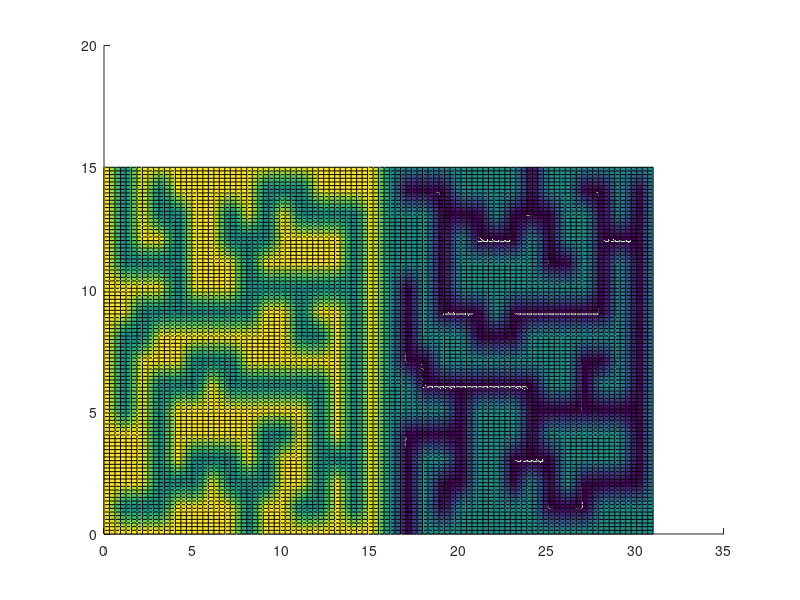

MATLAB code to generate this figure:
function spline2D_comp()
spline2Duniform()
%spline2Dmatrix()
return

function t=check_sanity(knot_vector,p)

  initial = knot_vector(1)
  kvsize = size(knot_vector,2)

  t = true
  counter = 1

  for i=1:p+1
    if (initial ~= knot_vector(i))
      t = false
      return
    end
  end


  for i=p+2:kvsize-p-1
    if (initial == knot_vector(i))
      counter = counter + 1
      if (counter > p)
        t = false  
        return
      end
    else
      initial = knot_vector(i)
      counter = 1
    end
  end

  initial = knot_vector(kvsize)

  for i=kvsize-p:kvsize
    if (initial ~= knot_vector(i))
      t = false
      return
    end
  end
  
  for i=1:kvsize-1
    if (knot_vector(i)>knot_vector(i+1))
      t = false
    end
  end

  return

end


function spline2Dmatrix()
knot_vectorx=[0 1 2]

knot_vectory=[0 1 2]

precision = 0.1

%macros
compute_nr_basis_functions = @(knot_vector,p) size(knot_vector, 2) - p - 1
mesh   = @(a,c) [a:precision*(c-a):c]

%splines in x
px = compute_p(knot_vectorx)
tx = check_sanity(knot_vectorx,px)
nrx = compute_nr_basis_functions(knot_vectorx,px)

x_begin = knot_vectorx(1)
x_end = knot_vectorx(size(knot_vectorx,2))

x=mesh(x_begin,x_end);

%splines in y
py = compute_p(knot_vectory)
ty = check_sanity(knot_vectory,py)
nry = compute_nr_basis_functions(knot_vectory,py)

y_begin = knot_vectory(1)
y_end = knot_vectory(size(knot_vectory,2))

y=mesh(y_begin,y_end);

%X and Y coordinates of points over the 2D mesh
[X,Y]=meshgrid(x,y);

M(1:nrx*nry,1:nrx*nry)=0.0;
hold on
for i=1:nrx
  %compute values of 
  vx=compute_spline(knot_vectorx,px,i,X);
  for j=1:nry
    vy=compute_spline(knot_vectory,py,j,Y);
    spline1=vx.*vy;
    for k=1:nrx
      %compute values of 
      vx2=compute_spline(knot_vectorx,px,k,X);
      for l=1:nry
        vy2=compute_spline(knot_vectory,py,l,Y);
        spline2=vx2.*vy2;
        crossection = spline1.*spline2;
        M(i+(j-1)*nry,k+(l-1)*nry)=M(i+(j-1)*nry,k+(l-1)*nry)+norm(crossection);
      end
    end
  end
end
crossection
hold off

end

function spline2Duniform()
% knot_vectorx = [0 0 1 2 3 4 5 6 7 8 9 10 11 12 13 14 15 15;]
% knot_vectory = [0 0 1 2 3 4 5 6 7 8 9 10 11 12 13 14 15 15;]
% coeffs = [
%     1 1 1 1 1 1 1 1 1 1 1 1 1 1 1 1;
%     1 0 1 1 1 0 0 0 0 1 1 0 0 0 0 0;
%     1 0 1 1 1 1 1 1 0 0 1 0 1 1 1 1;
%     1 0 0 0 0 0 0 1 1 0 1 0 1 0 0 1;
%     1 1 0 1 1 1 0 1 1 0 0 0 0 0 1 1;
%     1 1 0 0 1 1 0 0 1 0 1 1 1 1 1 1;
%     1 1 1 0 1 1 1 0 1 0 1 1 1 1 1 1;
%     1 1 0 0 1 1 0 0 1 0 1 1 0 0 1 1;
%     0 0 0 1 1 1 0 1 1 0 0 0 0 1 1 1;
%     1 1 0 0 0 1 0 1 1 1 0 1 0 0 0 1;
%     1 1 1 1 0 1 0 1 1 1 0 1 1 1 0 1;
%     1 0 1 1 1 1 0 1 0 0 0 1 1 0 0 1;
%     1 0 0 0 0 0 0 1 0 1 0 1 1 0 1 1;
%     1 1 1 0 1 1 1 1 1 1 0 1 1 0 1 1;
%     1 0 0 0 0 0 0 0 0 0 0 0 0 0 1 1;
%     1 1 1 1 1 1 1 1 1 1 1 1 1 1 1 1;
% ]

knot_vectorx = [0 0 1 2 3 4 5 6 7 8 9 10 11 12 13 14 15 ...
                16 17 18 19 20 21 22 23 24 25 26 27 28 29 30 31 31;]
knot_vectory = [0 0 1 2 3 4 5 6 7 8 9 10 11 12 13 14 15 15;]
coeffs = [
     1  1  1  1  1  1  1  1  1  1  1  1  1  1  1  1;
     1  0  1  1  1  0  0  0  0  1  1  0  0  0  0  0;
     1  0  1  1  1  1  1  1  0  0  1  0  1  1  1  1;
     1  0  0  0  0  0  0  1  1  0  1  0  1  0  0  1;
     1  1  0  1  1  1  0  1  1  0  0  0  0  0  1  1;
     1  1  0  0  1  1  0  0  1  0  1  1  1  1  1  1;
     1  1  1  0  1  1  1  0  1  0  1  1  1  1  1  1;
     1  1  0  0  1  1  0  0  1  0  1  1  0  0  1  1;
     0  0  0  1  1  1  0  1  1  0  0  0  0  1  1  1;
     1  1  0  0  0  1  0  1  1  1  0  1  0  0  0  1;
     1  1  1  1  0  1  0  1  1  1  0  1  1  1  0  1;
     1  0  1  1  1  1  0  1  0  0  0  1  1  0  0  1;
     1  0  0  0  0  0  0  1  0  1  0  1  1  0  1  1;
     1  1  1  0  1  1  1  1  1  1  0  1  1  0  1  1;
     1  0  0  0  0  0  0  0  0  0  0  0  0  0  1  1;
     1  1  1  1  1  1  1  1  1  1  1  1  1  1  1  1;
]
coeffs = [coeffs;flip((coeffs - 1), 2)]

precision = 0.01

%macros
compute_nr_basis_functions = @(knot_vector,p) size(knot_vector, 2) - p - 1
mesh   = @(a,c) [a:precision*(c-a):c]

%splines in x
px = compute_p(knot_vectorx)
tx = check_sanity(knot_vectorx,px)
nrx = compute_nr_basis_functions(knot_vectorx,px)

x_begin = knot_vectorx(1)
x_end = knot_vectorx(size(knot_vectorx,2))

x=mesh(x_begin,x_end);

%splines in y
py = compute_p(knot_vectory)
ty = check_sanity(knot_vectory,py)
nry = compute_nr_basis_functions(knot_vectory,py)

y_begin = knot_vectory(1)
y_end = knot_vectory(size(knot_vectory,2))

y=mesh(y_begin,y_end);

%X and Y coordinates of points over the 2D mesh
[X,Y]=meshgrid(x,y);
Z = zeros(size(X));

hold on
for i=1:nrx
  %compute values of 
  vx=compute_spline(knot_vectorx,px,i,X);
  for j=1:nry
    vy=compute_spline(knot_vectory,py,j,Y);
    Z = Z + coeffs(i,j) * vx .* vy;
  end
end
surf(X,Y,Z);
hold off

end

function spline()

knot_vector=[0 0 0  1 1 2 2 2 ]

precision = 0.0001


compute_nr_basis_functions = @(knot_vector,p) size(knot_vector, 2) - p - 1
mesh   = @(a,c) [a:precision*(c-a):c]


p = compute_p(knot_vector)
t = check_sanity(knot_vector,p)
nr = compute_nr_basis_functions(knot_vector,p)

x_begin = knot_vector(1)
x_end = knot_vector(size(knot_vector,2))


x=mesh(x_begin,x_end);


y=compute_spline(knot_vector,p,1,x);
plot(x,y)

hold on

for i=2:nr
  y=compute_spline(knot_vector,p,i,x);
  plot(x,y)
end

hold off


end


function p=compute_p(knot_vector)

  initial = knot_vector(1)
  kvsize = size(knot_vector,2)
  i=1

  while (i+1 < kvsize) && (initial == knot_vector(i+1))
    i=i+1
  end
  
  p = i-1
  
  return
end



function y=compute_spline(knot_vector,p,nr,x)
  
  fC= @(x,a,b) (x)/(b-a)-a/(b-a);
  fD= @(x,c,d) (1-x)/(d-c)+(d-1)/(d-c);
  
  
  a = knot_vector(nr);
  b = knot_vector(nr+p);
  c = knot_vector(nr+1);
  d = knot_vector(nr+p+1);

  if (p==0)
    y = 0 .* (x < a) + 1 .* (a <= x & x <= d) + 0 .* (x > d);
    return
  end
  
  lp = compute_spline(knot_vector,p-1,nr,x);
  rp = compute_spline(knot_vector,p-1,nr+1,x);
  
  if (a==b)
    y1 = 0 .* (x < a) + 1 .* (a <= x & x <= b) + 0 .* (x > b);
  else
    y1 = 0 .* (x < a) + fC(x,a,b) .* (a <= x & x <= b) + 0 .* (x > b);
  end
  
  if (c==d)
    y2 = 0 .* (x < c) + 1 .* (c < x & x <= d) + 0 .* (d < x);
  else
    y2 = 0 .* (x < c) + fD(x,c,d) .* (c < x & x <= d) + 0 .* (d < x);
  end
  
  y = lp .* y1 + rp .* y2;
  return
  
end

end
